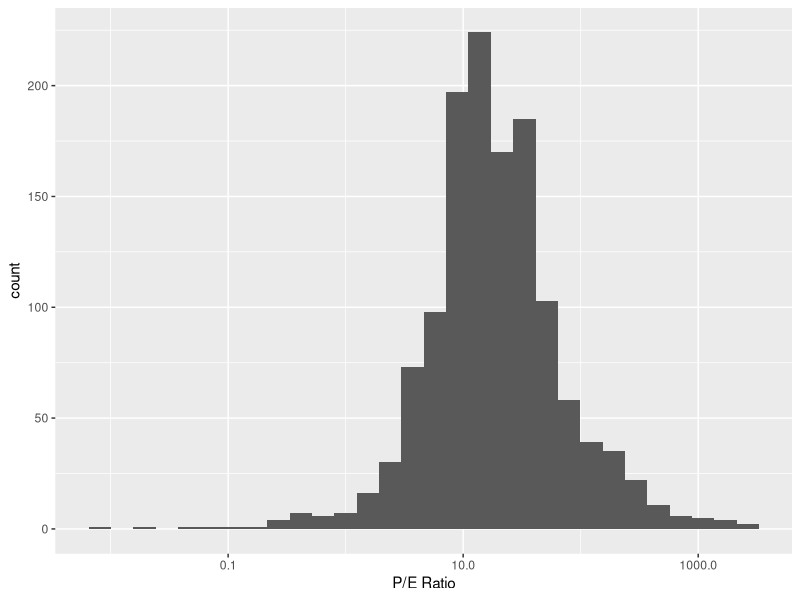

Write the R code that produced this figure.
## ---- chunk 1
library(readr)
library(dplyr)
library(ggplot2)

options(scipen = 999)

dat <- read_csv("nasdaq_stock_data.csv")

dat %>% 
    arrange(desc(`P/E Ratio`))

dat %>% 
    ggplot(aes(x = `P/E Ratio`)) +
    geom_histogram() + 
    scale_x_continuous(trans = "log10")
